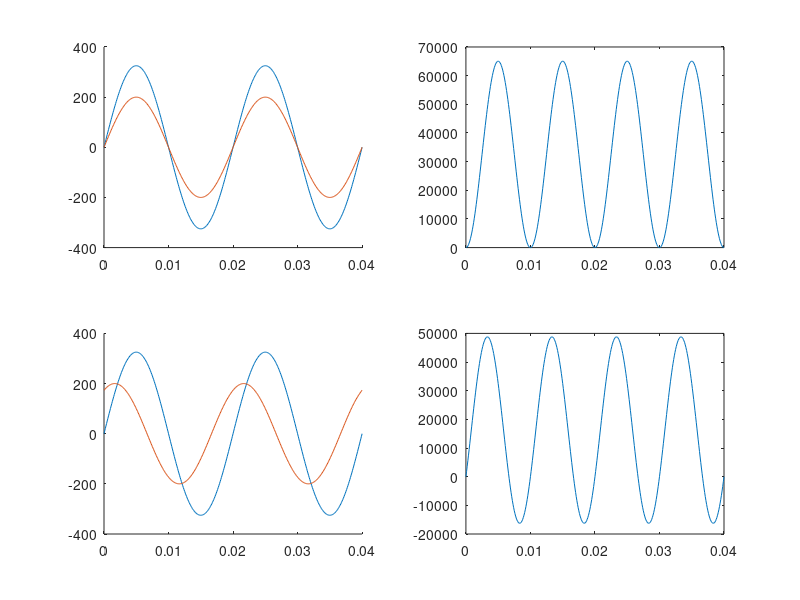

Here is the MATLAB script that generated this plot:
# Reactive power example plot
# Eirik Haustveit, 2017

clear;
clf;

t = 0:0.0001:0.04;
f = 50;

v = 230*sqrt(2)*sin(2*pi*f*t);


i_r = 200*sin(2*pi*f*t);
i_c = 200*sin(2*pi*f*t + pi/3);

p = v.*i_r;
s = v.*i_c;

subplot(2,2,1);

hold on;
plot(t,v);

plot(t,i_r);


subplot(2,2,2);

plot(t,p);


subplot(2,2,3);

hold on;

plot(t,v);

plot(t,i_c);


subplot(2,2,4);

plot(t,s);
